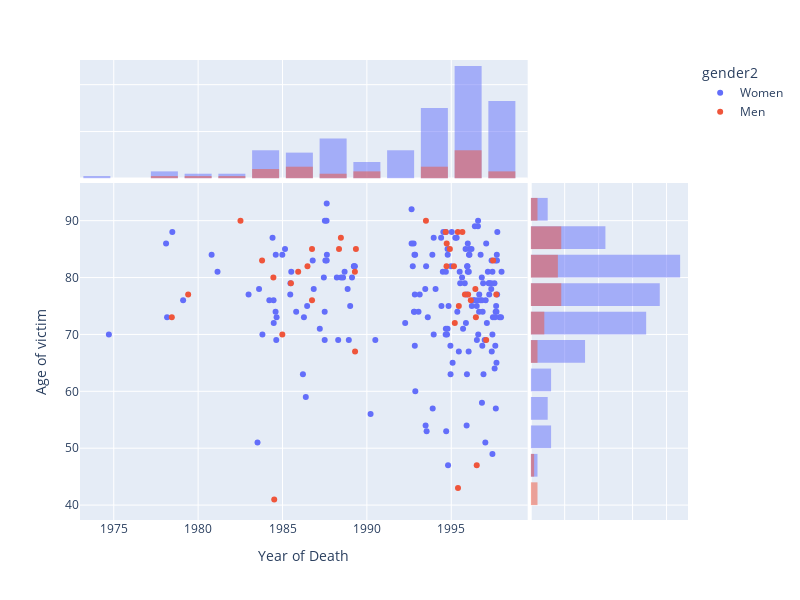

Write notebook code for a chart like this one.
### Code cell
fig = px.scatter(df, x="fractionalDeathYear", y="Age", color="gender2", marginal_x="histogram", marginal_y="histogram")

fig.update_layout(
    autosize=False,
    width=800,
    height=600,
    yaxis_title="Age of victim", 
    xaxis_title="Year of Death", 
    bargap=0.2, # gap between bars of adjacent location coordinates
    bargroupgap=0. # gap between bars of the same location coordinates,
)


fig

### Figure 1 — Plotly figure (JSON) as saved in the notebook; plotly's stock layout.template omitted (floating-point values rounded to 4 significant figures; data arrays with more than 128 entries replaced by an {"elided": "..."} marker saying what was removed)
{"data": [{"hovertemplate": "gender2=Women<br>fractionalDeathYear=%{x}<br>Age=%{y}<extra></extra>", "legendgroup": "Women", "marker": {"color": "#636efa", "symbol": "circle"}, "mode": "markers", "name": "Women", "orientation": "v", "showlegend": true, "type": "scatter", "x": {"elided": "178 float values"}, "xaxis": "x", "y": {"elided": "178 int values"}, "yaxis": "y"}, {"alignmentgroup": "True", "bingroup": "x", "hovertemplate": "gender2=Women<br>fractionalDeathYear=%{x}<br>count=%{y}<extra></extra>", "legendgroup": "Women", "marker": {"color": "#636efa"}, "name": "Women", "offsetgroup": "Women", "opacity": 0.5, "showlegend": false, "type": "histogram", "x": {"elided": "178 float values"}, "xaxis": "x3", "yaxis": "y3"}, {"alignmentgroup": "True", "bingroup": "y", "hovertemplate": "gender2=Women<br>Age=%{y}<br>count=%{x}<extra></extra>", "legendgroup": "Women", "marker": {"color": "#636efa"}, "name": "Women", "offsetgroup": "Women", "opacity": 0.5, "showlegend": false, "type": "histogram", "xaxis": "x2", "y": {"elided": "178 int values"}, "yaxis": "y2"}, {"hovertemplate": "gender2=Men<br>fractionalDeathYear=%{x}<br>Age=%{y}<extra></extra>", "legendgroup": "Men", "marker": {"color": "#EF553B", "symbol": "circle"}, "mode": "markers", "name": "Men", "orientation": "v", "showlegend": true, "type": "scatter", "x": [1978.0, 1979.0, 1983.0, 1984.0, 1984.0, 1985.0, 1985.0, 1986.0, 1986.0, 1986.0, 1987.0, 1987.0, 1988.0, 1988.0, 1989.0, 1989.0, 1989.0, 1994.0, 1995.0, 1995.0, 1995.0, 1995.0, 1995.0, 1995.0, 1995.0, 1995.0, 1995.0, 1996.0, 1996.0, 1996, 1996.0, 1996.0, 1996.0, 1997.0, 1997.0, 1997.0, 1998.0], "xaxis": "x", "y": [73, 77, 90, 83, 80, 41, 70, 79, 81, 82, 76, 85, 85, 87, 81, 67, 85, 90, 88, 82, 86, 85, 82, 72, 88, 43, 75, 88, 77, 77, 76, 78, 73, 47, 69, 83, 77], "yaxis": "y"}, {"alignmentgroup": "True", "bingroup": "x", "hovertemplate": "gender2=Men<br>fractionalDeathYear=%{x}<br>count=%{y}<extra></extra>", "legendgroup": "Men", "marker": {"color": "#EF553B"}, "name": "Men", "offsetgroup": "Men", "opacity": 0.5, "showlegend": false, "type": "histogram", "x": [1978.0, 1979.0, 1983.0, 1984.0, 1984.0, 1985.0, 1985.0, 1986.0, 1986.0, 1986.0, 1987.0, 1987.0, 1988.0, 1988.0, 1989.0, 1989.0, 1989.0, 1994.0, 1995.0, 1995.0, 1995.0, 1995.0, 1995.0, 1995.0, 1995.0, 1995.0, 1995.0, 1996.0, 1996.0, 1996, 1996.0, 1996.0, 1996.0, 1997.0, 1997.0, 1997.0, 1998.0], "xaxis": "x3", "yaxis": "y3"}, {"alignmentgroup": "True", "bingroup": "y", "hovertemplate": "gender2=Men<br>Age=%{y}<br>count=%{x}<extra></extra>", "legendgroup": "Men", "marker": {"color": "#EF553B"}, "name": "Men", "offsetgroup": "Men", "opacity": 0.5, "showlegend": false, "type": "histogram", "xaxis": "x2", "y": [73, 77, 90, 83, 80, 41, 70, 79, 81, 82, 76, 85, 85, 87, 81, 67, 85, 90, 88, 82, 86, 85, 82, 72, 88, 43, 75, 88, 77, 77, 76, 78, 73, 47, 69, 83, 77], "yaxis": "y2"}], "layout": {"autosize": false, "bargap": 0.2, "bargroupgap": 0, "barmode": "overlay", "height": 600, "legend": {"title": {"text": "gender2"}, "tracegroupgap": 0}, "margin": {"t": 60}, "width": 800, "xaxis": {"anchor": "y", "domain": [0, 0.7363], "title": {"text": "Year of Death"}}, "xaxis2": {"anchor": "y2", "domain": [0.7413, 1], "matches": "x2", "showgrid": true, "showline": false, "showticklabels": false, "ticks": ""}, "xaxis3": {"anchor": "y3", "domain": [0, 0.7363], "matches": "x", "showgrid": true, "showticklabels": false}, "xaxis4": {"anchor": "y4", "domain": [0.7413, 1], "matches": "x2", "showgrid": true, "showline": false, "showticklabels": false, "ticks": ""}, "yaxis": {"anchor": "x", "domain": [0, 0.7326], "title": {"text": "Age of victim"}}, "yaxis2": {"anchor": "x2", "domain": [0, 0.7326], "matches": "y", "showgrid": true, "showticklabels": false}, "yaxis3": {"anchor": "x3", "domain": [0.7426, 1], "matches": "y3", "showgrid": true, "showline": false, "showticklabels": false, "ticks": ""}, "yaxis4": {"anchor": "x4", "domain": [0.7426, 1], "matches": "y3", "showgrid": true, "showline": false, "showticklabels": false, "ticks": ""}}}
